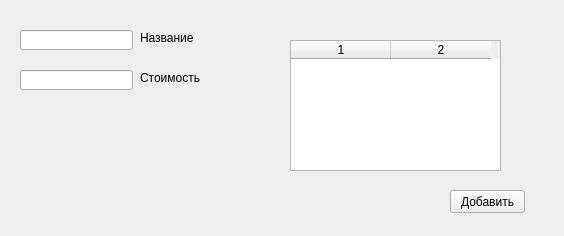
<?xml version="1.0" encoding="UTF-8"?>
<ui version="4.0">
 <class>Form</class>
 <widget class="QWidget" name="Form">
  <property name="geometry">
   <rect>
    <x>0</x>
    <y>0</y>
    <width>564</width>
    <height>236</height>
   </rect>
  </property>
  <property name="windowTitle">
   <string>Form</string>
  </property>
  <widget class="QLineEdit" name="lineEdit">
   <property name="geometry">
    <rect>
     <x>20</x>
     <y>30</y>
     <width>113</width>
     <height>20</height>
    </rect>
   </property>
  </widget>
  <widget class="QLineEdit" name="lineEdit_2">
   <property name="geometry">
    <rect>
     <x>20</x>
     <y>70</y>
     <width>113</width>
     <height>20</height>
    </rect>
   </property>
  </widget>
  <widget class="QPushButton" name="pushButton">
   <property name="geometry">
    <rect>
     <x>450</x>
     <y>190</y>
     <width>75</width>
     <height>23</height>
    </rect>
   </property>
   <property name="text">
    <string>Добавить</string>
   </property>
  </widget>
  <widget class="QLabel" name="label_2">
   <property name="geometry">
    <rect>
     <x>140</x>
     <y>30</y>
     <width>111</width>
     <height>16</height>
    </rect>
   </property>
   <property name="text">
    <string>Название</string>
   </property>
  </widget>
  <widget class="QLabel" name="label_3">
   <property name="geometry">
    <rect>
     <x>140</x>
     <y>70</y>
     <width>111</width>
     <height>16</height>
    </rect>
   </property>
   <property name="text">
    <string>Стоимость</string>
   </property>
  </widget>
  <widget class="QTableWidget" name="tableWidget">
   <property name="geometry">
    <rect>
     <x>290</x>
     <y>40</y>
     <width>211</width>
     <height>131</height>
    </rect>
   </property>
   <column>
    <property name="text">
     <string>1</string>
    </property>
   </column>
   <column>
    <property name="text">
     <string>2</string>
    </property>
   </column>
  </widget>
 </widget>
 <resources/>
 <connections/>
</ui>
